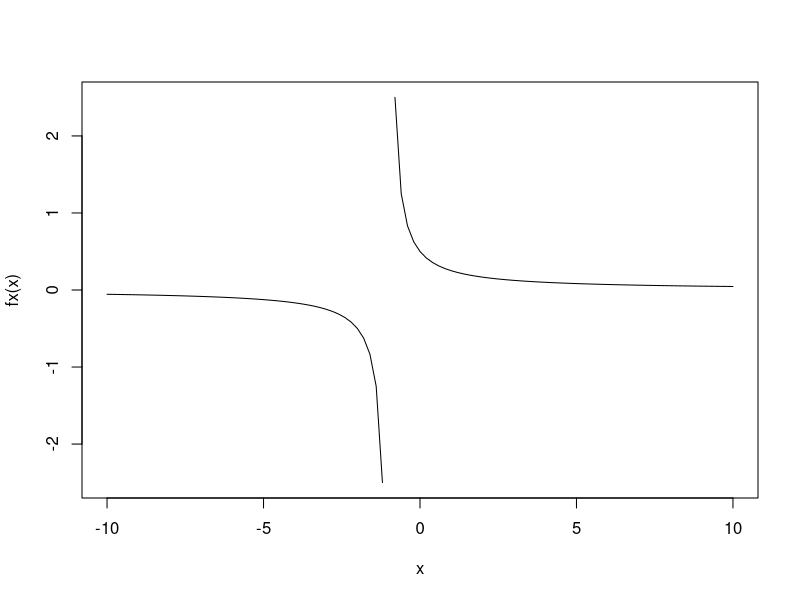

Recreate this plot in R. (Note: this script raises an error after producing the figure.)
A <- 10

fx <- function(x){1/(2+2*x)}
curve(fx(x), -10,10)
curve(Fx(x), -10,10,add = TRUE)
#6
integrate(fx,0,4)
integrate(fx,0,Inf)
Fx <- function(x){log(2+2*x)/2}
integrate(fx,0,4)
Fx(4)-Fx(0)
curve(Fx, 0,1000000000000000000000000000)
